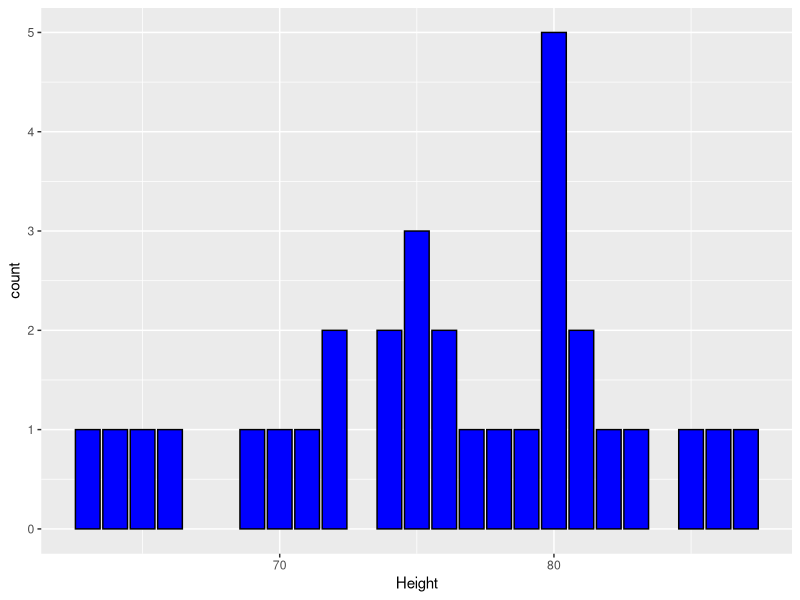
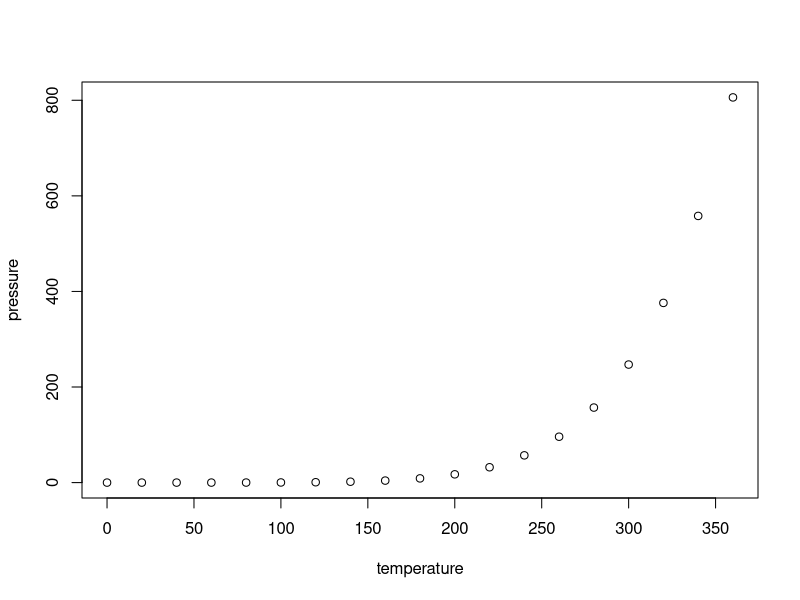

Reproduce these figures in R, in order.
## ---- chunk 1
knitr::opts_chunk$set(echo = TRUE)
## ---- chunk 2
library(ggplot2)
trees

ggplot(data = trees, aes(x = Height)) +
  geom_bar(fill = "blue", colour = "black")
## ---- chunk 3
plot(pressure)
